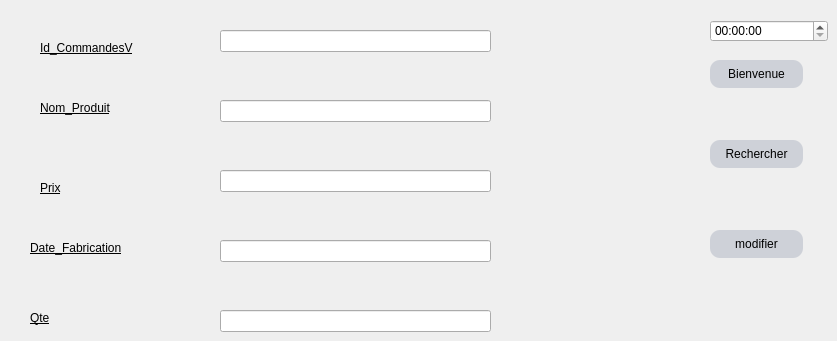
      <widget class="QWidget" name="tab_5">
       <attribute name="title">
        <string>Modifier Commandes de Ventes</string>
       </attribute>
       <widget class="QLineEdit" name="lineEdit">
        <property name="geometry">
         <rect>
          <x>220</x>
          <y>30</y>
          <width>271</width>
          <height>22</height>
         </rect>
        </property>
       </widget>
       <widget class="QLabel" name="label_17">
        <property name="geometry">
         <rect>
          <x>40</x>
          <y>40</y>
          <width>131</width>
          <height>16</height>
         </rect>
        </property>
        <property name="styleSheet">
         <string notr="true">color: rgb(0, 0, 0);
border-color: rgb(255, 255, 255);
text-decoration: underline;
font: 75 10pt &quot;MS Shell Dlg 2&quot;;
</string>
        </property>
        <property name="text">
         <string>Id_CommandesV</string>
        </property>
       </widget>
       <widget class="QPushButton" name="pushButton">
        <property name="geometry">
         <rect>
          <x>710</x>
          <y>140</y>
          <width>93</width>
          <height>28</height>
         </rect>
        </property>
        <property name="styleSheet">
         <string notr="true">
QPushButton{
background:#ced1d8;
border-style:outset;
border-radius:10px;
}
QPushButton:pressed{
background-color:rgb(224,0,0);
border-style:inset;}
QPushButton:hover {
    background-color:rgb(5, 255, 0);
    }
</string>
        </property>
        <property name="text">
         <string>Rechercher</string>
        </property>
       </widget>
       <widget class="QPushButton" name="pushButton_2">
        <property name="geometry">
         <rect>
          <x>710</x>
          <y>230</y>
          <width>93</width>
          <height>28</height>
         </rect>
        </property>
        <property name="styleSheet">
         <string notr="true">
QPushButton{
background:#ced1d8;
border-style:outset;
border-radius:10px;
}
QPushButton:pressed{
background-color:rgb(224,0,0);
border-style:inset;}
QPushButton:hover {
    background-color:rgb(5, 255, 0);
    }
</string>
        </property>
        <property name="text">
         <string>modifier</string>
        </property>
       </widget>
       <widget class="QLabel" name="label_18">
        <property name="geometry">
         <rect>
          <x>40</x>
          <y>100</y>
          <width>101</width>
          <height>16</height>
         </rect>
        </property>
        <property name="styleSheet">
         <string notr="true">color: rgb(0, 0, 0);
border-color: rgb(255, 255, 255);
text-decoration: underline;
font: 75 10pt &quot;MS Shell Dlg 2&quot;;
</string>
        </property>
        <property name="text">
         <string>Nom_Produit</string>
        </property>
       </widget>
       <widget class="QLineEdit" name="lineEdit_2">
        <property name="geometry">
         <rect>
          <x>220</x>
          <y>100</y>
          <width>271</width>
          <height>22</height>
         </rect>
        </property>
       </widget>
       <widget class="QLabel" name="label_19">
        <property name="geometry">
         <rect>
          <x>40</x>
          <y>180</y>
          <width>55</width>
          <height>16</height>
         </rect>
        </property>
        <property name="styleSheet">
         <string notr="true">color: rgb(0, 0, 0);
border-color: rgb(255, 255, 255);
text-decoration: underline;
font: 75 10pt &quot;MS Shell Dlg 2&quot;;
</string>
        </property>
        <property name="text">
         <string>Prix</string>
        </property>
       </widget>
       <widget class="QLineEdit" name="lineEdit_3">
        <property name="geometry">
         <rect>
          <x>220</x>
          <y>170</y>
          <width>271</width>
          <height>22</height>
         </rect>
        </property>
       </widget>
       <widget class="QLabel" name="label_20">
        <property name="geometry">
         <rect>
          <x>30</x>
          <y>240</y>
          <width>131</width>
          <height>16</height>
         </rect>
        </property>
        <property name="styleSheet">
         <string notr="true">color: rgb(0, 0, 0);
border-color: rgb(255, 255, 255);
text-decoration: underline;
font: 75 10pt &quot;MS Shell Dlg 2&quot;;
</string>
        </property>
        <property name="text">
         <string>Date_Fabrication</string>
        </property>
       </widget>
       <widget class="QLineEdit" name="lineEdit_4">
        <property name="geometry">
         <rect>
          <x>220</x>
          <y>240</y>
          <width>271</width>
          <height>22</height>
         </rect>
        </property>
       </widget>
       <widget class="QTimeEdit" name="clock">
        <property name="geometry">
         <rect>
          <x>710</x>
          <y>20</y>
          <width>118</width>
          <height>22</height>
         </rect>
        </property>
       </widget>
       <widget class="QPushButton" name="pushButton_activer">
        <property name="geometry">
         <rect>
          <x>710</x>
          <y>60</y>
          <width>93</width>
          <height>28</height>
         </rect>
        </property>
        <property name="styleSheet">
         <string notr="true">
QPushButton{
background:#ced1d8;
border-style:outset;
border-radius:10px;
}
QPushButton:pressed{
background-color:rgb(224,0,0);
border-style:inset;}
QPushButton:hover {
    background-color:rgb(5, 255, 0);
    }
</string>
        </property>
        <property name="text">
         <string>Bienvenue</string>
        </property>
       </widget>
       <widget class="QLabel" name="label_58">
        <property name="geometry">
         <rect>
          <x>30</x>
          <y>310</y>
          <width>131</width>
          <height>16</height>
         </rect>
        </property>
        <property name="styleSheet">
         <string notr="true">color: rgb(0, 0, 0);
border-color: rgb(255, 255, 255);
text-decoration: underline;
font: 75 10pt &quot;MS Shell Dlg 2&quot;;
</string>
        </property>
        <property name="text">
         <string>Qte</string>
        </property>
       </widget>
       <widget class="QLineEdit" name="l_modif_qte">
        <property name="geometry">
         <rect>
          <x>220</x>
          <y>310</y>
          <width>271</width>
          <height>22</height>
         </rect>
        </property>
       </widget>
      </widget>
